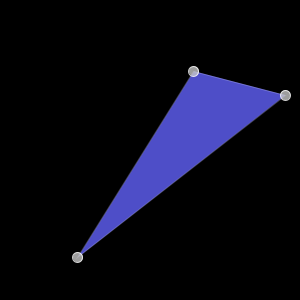
Frame 1 (no input)
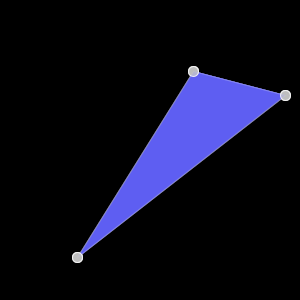
Frame 60 (the mouse pressed at the canvas centre just before this capture)
Frame 120 (the mouse held since frame 60 and released just before this capture): identical to frame 60, image omitted

The Processing sketch that drew these frames (run headless with seeded random() and noise(); from frame 60 on, the mouse is pressed at the canvas centre):

// Processing sketch: processing_87853
// ── processing_87853.pde

/* Define globals */
color fillBg = color(0,0,0);
color fillTriangle = color(100, 100, 255);
color strokeTriangle = color(200, 200, 255);
color fillHandle = color(200, 200, 200);
color strokeHandle = color(255, 255, 255);
float x1, x2, x3, y1, y2, y3;
float margin = 10;

void setup(){
  size(300, 300);
  background(fillBg, 180);
  x1 = random(0,width);
  x2 = random(0, width);
  x3 = random(0, width);
  y1 = random(0, height);
  y2 = random(0, height);
  y3 = random(0, height);
}

void draw(){
  noStroke();
  fill(fillBg, 50);
  rect(0, 0, width, height);
  strokeWeight(1);
  stroke(strokeTriangle, 80);
  fill(fillTriangle, 200);
  triangle(x1, y1, x2, y2, x3, y3);
  strokeWeight(1);
  stroke(strokeHandle, 200);
  fill(fillHandle, 200);
  ellipse(x1, y1, 10, 10);
  ellipse(x2, y2, 10, 10);
  ellipse(x3, y3, 10, 10);
}

void mouseDragged(){
  if(mouseX <= (x1 + margin) && mouseX >= (x1 - margin) && mouseY <= (y1 + margin) && mouseY >= (y1 - margin)){
    x1 = mouseX;
    y1 = mouseY;
  }
  if(mouseX <= (x2 + margin) && mouseX >= (x2 - margin) && mouseY <= (y2 + margin) && mouseY >= (y2 - margin)){
    x2 = mouseX;
    y2 = mouseY;
  }
  if(mouseX <= (x3 + margin) && mouseX >= (x3 - margin) && mouseY <= (y3 + margin) && mouseY >= (y3 - margin)){
    x3 = mouseX;
    y3 = mouseY;
  }
}

/* Print canvas when "p" is pressed */
void keyPressed(){
  if (key == 'p') {
    save("trihandles.jpg");
  }
}
